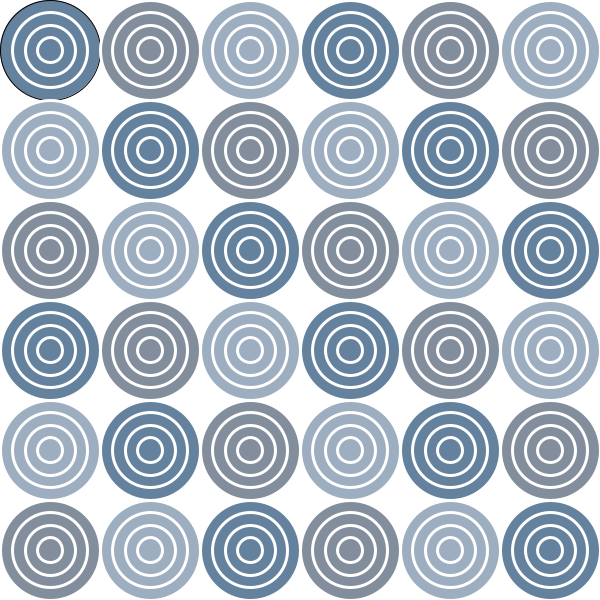
Frame 1 (no input)
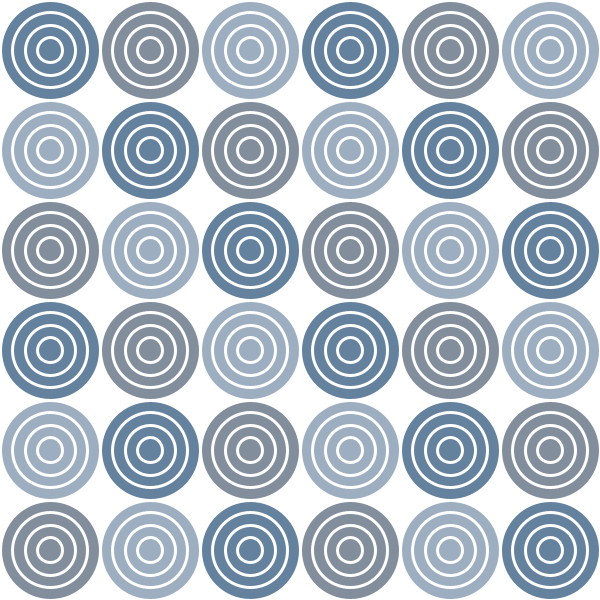
Frame 60 (the mouse pressed at the canvas centre just before this capture)
Frame 120 (the mouse held since frame 60 and released just before this capture): identical to frame 60, image omitted

The Processing sketch that drew these frames (run headless with seeded random() and noise(); from frame 60 on, the mouse is pressed at the canvas centre):

// Processing sketch: Grid_Circles
// ── Grid_Circles.pde
// Project 4 Generating Patterns Assignment
// Circles in circles

void setup() {
  size(600, 600);
  background(255);
}

void draw() {
  for (int y = 0; y <= height; y += 100) {
    for (int x = 0; x <= width; x += 100) {
      circles(x, y, 100);
    }
  }
}


void circles(int x, int y, int f) {
  if (x == y || x == y + 300 || x == y - 300) {
    fill(100, 129, 157);
  } else if (x == y + 100 || x == y - 200 || x == y - 500 || x == y + 400){
    fill(130, 142, 155);
  } else if (x == y + 200 || x == y + 500 || x == y - 100 || x == y - 400){
   fill(156, 174, 191); 
  }
  
  circle(x + 50, y + 50, 100);

  noFill();
  stroke(255);
  strokeWeight(3);

  circle(x + 50, y + 50, 75);
  circle(x + 50, y + 50, 50);
  circle(x + 50, y + 50, 25);
}
